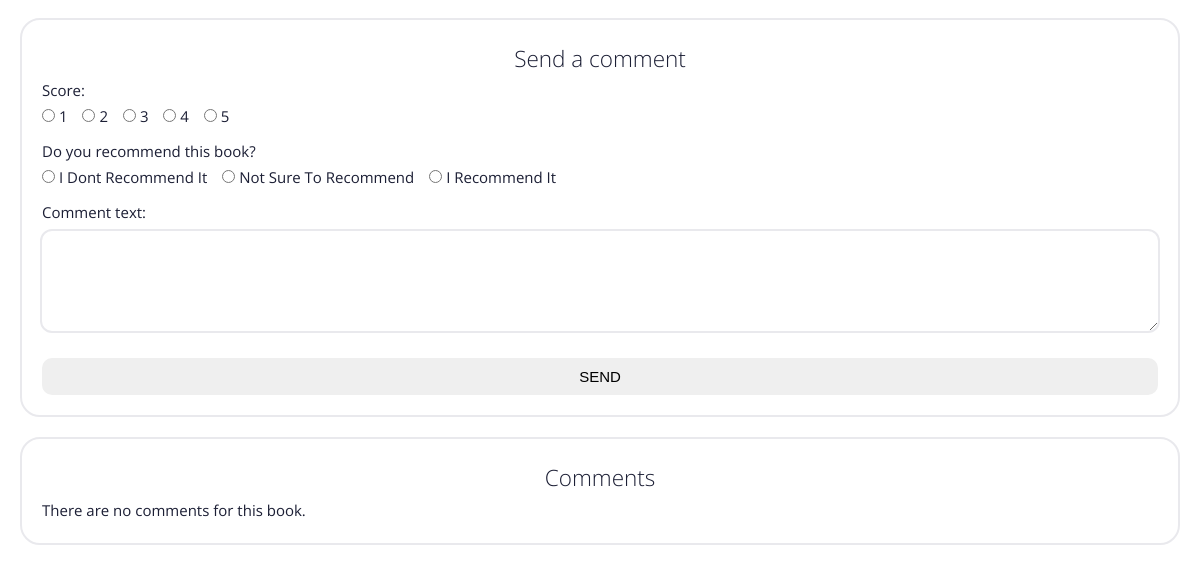
/app/book/3/ (lower part), run on an earlier commit of the app's database.
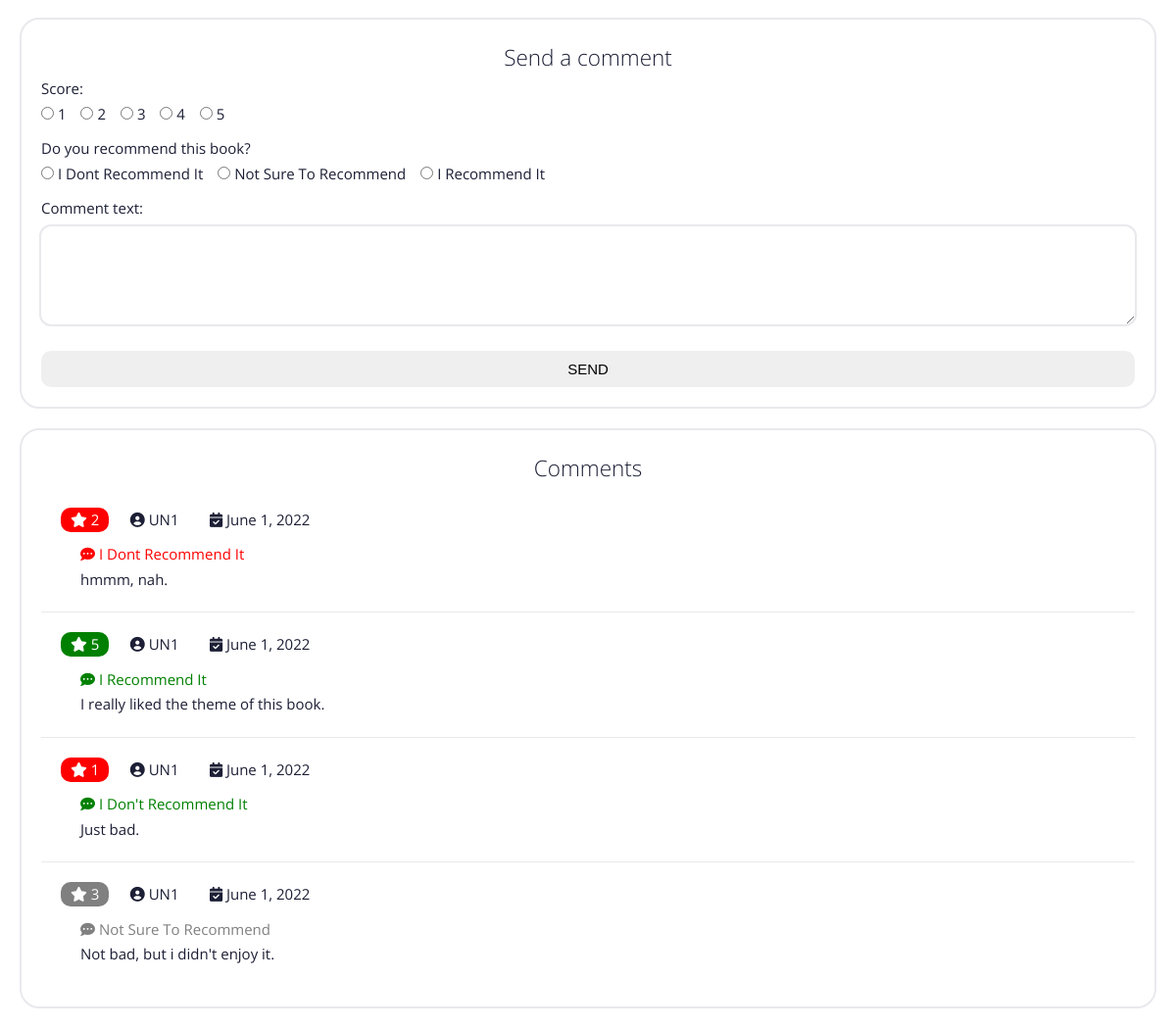
And on a later commit of the database.
### app/models.py (models this page shows, shortened)
class Comment(models.Model):
  SCORE_CHOICES = [
    ('1', "1"),
    ('2', "2"),
    ('3', "3"),
    ('4', "4"),
    ('5', "5"),
  ]
  RECOMMEND_CHOICES = [
    ('I Dont Recommend It', "I Dont Recommend It"),
    ('Not Sure To Recommend', "Not Sure To Recommend"),
    ('I Recommend It', "I Recommend It"),
  ]
  user      = models.ForeignKey(settings.AUTH_USER_MODEL, on_delete=models.CASCADE)
  book      = models.ForeignKey(Book, on_delete=models.CASCADE)
  score     = models.CharField(max_length=1, choices=SCORE_CHOICES)
  recommend = models.CharField(max_length=50, choices=RECOMMEND_CHOICES)
  text      = models.TextField(max_length=1000)
  date_time = models.DateTimeField(auto_now_add=True)

### app/views.py (the view)
# urls.py: path('book/<int:pk>/', views.bookDetail, name='book-detail'),
def bookDetail(request, pk):
  context = {}
  user = request.user
  book = Book.objects.get(pk=pk)
  first_genre_id = book.genre.first().id
  genre_books_list = Book.objects.filter(genre__pk=first_genre_id).select_related().exclude(pk=pk)
  context['book'] = book
  context['genre_books_list'] = genre_books_list
  if request.POST:
    form = CommentForm(request.POST)
    if form.is_valid():
      Comment.objects.create(
        user    = user,
        book    = book,
        score   = form.cleaned_data.get('score'),
        recommend = form.cleaned_data.get('recommend'),
        text = form.cleaned_data.get('text'),
      )
      return redirect('book-detail', pk=book.id)
    else:
      context['comment_form'] = form
  else:
    form = CommentForm()
    context['comment_form'] = form
  comments = Comment.objects.filter(book__pk=book.id).select_related().order_by('-date_time')
  context['comments'] = comments
  return render(request, 'app/book_detail.html', context)

### app/forms.py
class CommentForm(forms.Form):
  SCORE_CHOICES = [
    ('1', "1"),
    ('2', "2"),
    ('3', "3"),
    ('4', "4"),
    ('5', "5"),
  ]
  RECOMMEND_CHOICES = [
    ('I Dont Recommend It', "I Dont Recommend It"),
    ('Not Sure To Recommend', "Not Sure To Recommend"),
    ('I Recommend It', "I Recommend It"),
  ]
  score = forms.ChoiceField(label='Score', choices=SCORE_CHOICES, widget=forms.RadioSelect)
  recommend = forms.ChoiceField(label='Do you recommend this book?', choices=RECOMMEND_CHOICES, widget=forms.RadioSelect)
  text = forms.CharField(label='Comment text', max_length=1000, widget=forms.Textarea)

### app/models.py (called while the page is built)
  def __str__(self):
    return self.name

  def __str__(self):
    return f'{self.first_name} {self.last_name}'

  def get_absolute_url(self):
    return reverse('author-detail', args=[str(self.id)])

  def get_absolute_url(self):
    return reverse('book-detail', args=[str(self.id)])

### app/templates/app/book_detail.html (shortened to what this page needs)
{% extends "base.html" %}
{% block content %}
  <div class="section-wrapper">
    <div class="comment-form">
      <p class="title">Send a comment</p>
      <form method="post">
        {% for field in comment_form %}
          <div class="field-wrapper">
            {% if field.type == radio %}
              {{ field.label_tag }}
              <div class="radio">
                {{ field }}
              </div>
            {% else %}
              {{ field.label_tag }} {{ field }}
            {% endif %}
          </div>
        {% endfor %}
        <input type="submit" value="Send">
      </form>
    </div>
  </div>
  <div class="section-wrapper">
    <p class="title">Comments</p>
    {% if comments %}
      {% for comment in comments %}
        <div class="comment-item">
          <div class="header">
            <p class="score
              {% if comment.score < '2.5' %} low
              {% elif comment.score < '3.6' %} medium
              {% else %} good {% endif %}"><i class="fa-solid fa-star"></i> {{ comment.score }}
            </p>
            <p class="username"><i class="fa-solid fa-circle-user"></i> {{ comment.user.username }}</p>
            <p class="date"><i class="fa-solid fa-calendar-check"></i> {{ comment.date_time.date }}</p>
          </div>
          <div class="text">
            <p class="recommend
              {% if comment.recommend == 'I Dont Recommend It' %} no
              {% elif comment.recommend == 'Not Sure To Recommend' %} not-sure
              {% else %} yes {% endif %}"><i class="fa-solid fa-comment-dots"></i> {{ comment.recommend }}
            </p>
            <p>{{ comment.text }}</p>
          </div>
        </div>
      {% endfor %}
    {% else %}
        <p>There are no comments for this book.</p>
    {% endif %}
  </div>
{% endblock %}

What changed in the data, as far as the page shows it:
added Comment: score "2", user.username "UN1", date_time "June 1, 2022", recommend "I Dont Recommend It", text "hmmm, nah."
added Comment: score "5", user.username "UN1", date_time "June 1, 2022", recommend "I Recommend It", text "I really liked the theme of this book."
added Comment: score "1", user.username "UN1", date_time "June 1, 2022", recommend "I Don't Recommend It", text "Just bad."
added Comment: score "3", user.username "UN1", date_time "June 1, 2022", recommend "Not Sure To Recommend", text "Not bad, but i didn't enjoy it."
Also different on the page:
text no longer shown: "There are no comments for this book."
